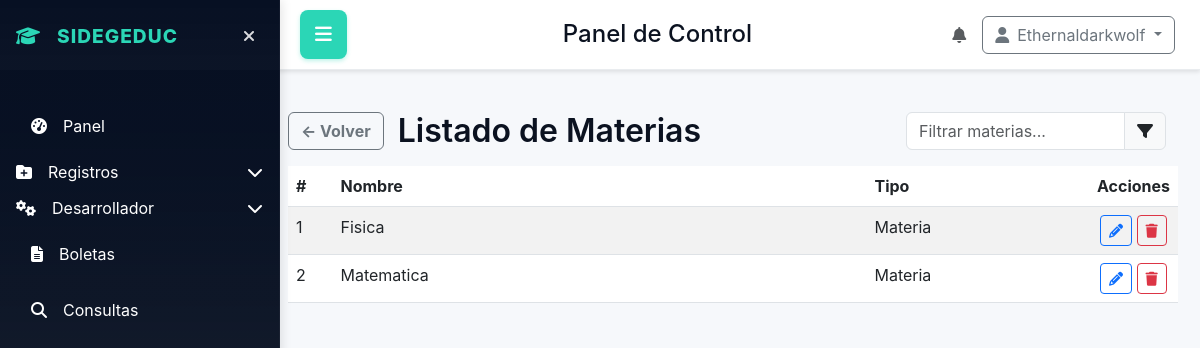
Page /consultas/materias (signed in) on the committed database.
### database/models.py (models this page shows)
class Usuarios(db.Model):
    __tablename__ = 'usuarios'
    id_user = db.Column(db.Integer, primary_key=True)
    nombre = db.Column(db.String(50), unique=True, nullable=False)
    contrasena = db.Column(db.String(255), nullable=False)
    id_rol = db.Column(db.Integer, db.ForeignKey('roles.id_rol'), nullable=False)
    id_status_user = db.Column(db.Integer, db.ForeignKey('status_user.id_status_user'), nullable=False)

class Materias(db.Model):
    __tablename__ = 'materias'
    id_materia = db.Column(db.Integer, primary_key=True)
    nombre_materia = db.Column(db.String(100), unique=True, nullable=False)

### app.py (the view)
@app.route('/consultas/materias')
def consultas_materias():
    return manejar_la_vista_de.consultas_materias()

### app.py (called while the page is built)
@event.listens_for(Engine, "connect")
def set_sqlite_pragma(dbapi_connection, connection_record):
    if app.config['SQLALCHEMY_DATABASE_URI'].startswith("sqlite"):
        cursor = dbapi_connection.cursor()
        cursor.execute("PRAGMA foreign_keys=ON")
        cursor.close()

@app.context_processor
def inject_user_context():
    try:
        ctx = get_user_context(session)
    except Exception:
        ctx = {}
    return {
        'is_creator': ctx.get('is_creator', False),
        'developer_priv': ctx.get('developer_priv', False),
        'role_name': ctx.get('role_name'),
        'role_desc': ctx.get('role_desc'),
        'status': ctx.get('status'),
        'usuario': ctx.get('user')
    }

### utils/view_handlers.py (called while the page is built, shortened)
def compute_role_counts(ctx):
    try:
        if ctx.get('is_creator'):
            roles_count = Roles.query.count()
            users_q = db.session.query(Roles.nombre_rol, func.count(Usuarios.id_user)).join(Usuarios, Usuarios.id_rol == Roles.id_rol).group_by(Roles.id_rol).all()
        users_by_role = [{'role': r or 'Sin nombre', 'count': int(c)} for r, c in users_q]
    except Exception:
        roles_count = 0
        users_by_role = []
    return roles_count, users_by_role

def consultas_materias():
    ctx = get_user_context(session)
    try:
        materias = db.session.execute(text('SELECT id_materia, nombre_materia FROM materias')).fetchall()
    except Exception:
        materias = []
    roles_count, users_by_role = compute_role_counts(ctx)
    return render_template('home_panel/struct.html', usuario=ctx['user'], developer_priv=ctx['developer_priv'], role_name=ctx.get('role_name'), role_desc=ctx.get('role_desc'), status=ctx.get('status'), roles_count=roles_count, users_by_role=users_by_role, content_template='home_panel/consultas_materias.html', rows=materias, title='Listado de Materias')

### templates/home_panel/struct.html (shortened to what this page needs)
<!DOCTYPE html>
<html lang="en">
<head>
    <link href="https://cdn.jsdelivr.net/npm/bootstrap@5.3.0/dist/css/bootstrap.min.css" rel="stylesheet">
    <link rel="stylesheet" href="https://cdnjs.cloudflare.com/ajax/libs/font-awesome/6.4.0/css/all.min.css">
    <link rel="stylesheet" href="{{ url_for('static', filename='home_panel/home_panel.css') }}">
    <link rel="stylesheet" href="https://cdn.jsdelivr.net/npm/flatpickr/dist/themes/material_blue.css">
</head>
<body>
    <div class="app-layout">
        <aside class="sidebar" id="sidebar">
            <div class="p-3">
                <div class="d-flex align-items-center mb-3">
                    <div class="logo">
                        <i class="fas fa-graduation-cap me-2"></i>
                        SIDEGEDUC
                    </div>
                    <button id="sidebar-toggle" class="sidebar-toggle" aria-label="Ocultar sidebar">
                        <i class="fas fa-times"></i>
                    </button>
                </div>
            </div>
            <nav class="p-3 flex-grow-1">
                <ul class="nav flex-column">
                    <li class="nav-item mb-2">
                        <a class="nav-link" href="{{ url_for('dashboard') }}">
                            <i class="fas fa-tachometer-alt me-3"></i>
                            <span>Panel</span>
                        </a>
                    </li>
                    <li class="nav-item mb-2">
                        <button class="nav-link btn btn-link text-start p-0 w-100" data-bs-toggle="collapse" data-bs-target="#registrosSub" aria-expanded="false">
                            <i class="fas fa-folder-plus me-3"></i>
                            <span>Registros</span>
                            <i class="fas fa-chevron-down ms-auto"></i>
                        </button>
                    </li>
                    {% if developer_priv %}
                    <li class="nav-item mb-2">
                        <button class="nav-link btn btn-link text-start p-0 w-100" data-bs-toggle="collapse" data-bs-target="#developerSub" aria-expanded="false">
                            <i class="fas fa-cogs me-3"></i>
                            <span>Desarrollador</span>
                            <i class="fas fa-chevron-down ms-auto"></i>
                        </button>
                    </li>
                    {% endif %}
                    <li class="nav-item mb-2">
                        <a class="nav-link" href="{{ url_for('boleta') }}">
                            <i class="fas fa-file-alt me-3"></i>
                            <span>Boletas</span>
                        </a>
                    </li>
                    <li class="nav-item mb-2">
                        <a class="nav-link" href="{{ url_for('consultas') }}">
                            <i class="fas fa-search me-3"></i>
                            <span>Consultas</span>
                        </a>
                    </li>
                </ul>
            </nav>
        </aside>
        <header class="topbar">
            <button id="menu-toggle" class="menu-toggle">
                <i class="fas fa-bars"></i>
            </button>
            <div class="d-flex align-items-center">
                <h1 class="h4 mb-0 ms-3">Panel de Control</h1>
            </div>
            <div class="d-flex align-items-center">
                <div class="me-3">
                    <i class="fas fa-bell text-muted"></i>
                </div>
                <div class="dropdown">
                    <button class="btn btn-outline-secondary dropdown-toggle" type="button" data-bs-toggle="dropdown">
                        <i class="fas fa-user me-2"></i>{{ usuario if usuario else 'Invitado' }}
                    </button>
                </div>
            </div>
        </header>
        <main class="content">
            {% if content_template %}
                {% include content_template %}
            {% endif %}
        </main>
    </div>
</body>
</html>

### templates/home_panel/consultas_materias.html (shortened to what this page needs)
<div class="container-fluid" style="margin-top:90px;">
  <div class="row align-items-center mb-3">
    <div class="col-auto">
      <a href="{{ url_for('consultas') }}" class="btn btn-outline-secondary" style="font-weight:bold;">
        &larr; Volver
      </a>
    </div>
    <div class="col-auto">
      <h2 class="mb-0" style="font-weight:600; font-size:2rem;">Listado de Materias</h2>
    </div>
    <div class="col text-end">
      <div class="input-group" style="max-width:260px; float:right;">
        <input id="filtro-listado" type="text" class="form-control" placeholder="Filtrar materias..." autocomplete="off">
        <span class="input-group-text"><i class="fas fa-filter"></i></span>
      </div>
    </div>
  </div>
  <link rel="stylesheet" href="/static/home_panel/filtro-dinamico.css">
  {% if rows and rows|length > 0 %}
  <table class="table table-striped">
    <thead>
      <tr>
        <th style="width:5%;">#</th>
        <th style="width:60%;">Nombre</th>
        <th style="width:25%;">Tipo</th>
        <th style="width:10%;text-align:center;">Acciones</th>
      </tr>
    </thead>
    <tbody>
      {% for r in rows %}
      <tr>
        <td>{{ loop.index }}</td>
        <td>{{ r[1] }}</td>
        <td>Materia</td>
        <td style="text-align:center;">
          <a class="btn btn-sm btn-outline-primary" href="/consultas/materias/editar?id={{ r[0] }}" title="Editar"><i class="fas fa-pencil-alt"></i></a>
          <form method="post" action="/consultas/materias/borrar" style="display:inline-block;margin:0;">
            <button class="btn btn-sm btn-outline-danger" title="Borrar" onclick="return confirm('¿Eliminar esta materia?')"><i class="fas fa-trash"></i></button>
          </form>
        </td>
      </tr>
      {% endfor %}
    </tbody>
  </table>
  {% else %}
  <div class="alert alert-info text-center" style="margin-top:48px;font-size:1.2em;">
    <i class="fas fa-info-circle me-2"></i>
    No Hay registros para mostrar.
  </div>
  {% endif %}
</div>

### static/home_panel/home_panel.css (style rules this page uses)
:root { --panel-bg:#ffffff; --muted:#9aa4ad; --accent-1:#06a77d; --accent-2:#0b5f47; --glass:#f6fbfa; --card-border:#e9f4f2; --sidebar-start:#071023; --sidebar-end:#0f1724cc; --accent:#2bd6b6; --accent2:#00bfa5; --bg:#f6f8fb; }
.row { display:flex;gap:14px }
body { margin:0;font-family:Inter,system-ui,Arial;background:linear-gradient(180deg,#071023 0%, #071023 12%, #071023 12%, #f6f8fb 100%);color:#0b1220 }
.sidebar { width: 280px; background: linear-gradient(180deg,var(--sidebar-start),var(--sidebar-end)); color:#fff; padding:0; display:flex; flex-direction:column; border-right:1px solid rgba(255,255,255,0.04); transition: transform 0.3s cubic-bezier(.2,.9,.2,1); position: fixed; height: 100vh; overflow-y: auto; z-index: 1050; top: 0; left: 0; box-shadow: 2px 0 10px rgba(0,0,0,0.1); }
.logo { font-weight:800;font-size:1.2rem;letter-spacing:1px;color:var(--accent);display:flex;align-items:center;gap:8px }
.sidebar-toggle { background:transparent;border:none;color:rgba(255,255,255,0.85);padding:8px;border-radius:8px;cursor:pointer;margin-left:auto;transition: all 0.2s }
.nav-link { color: white !important;text-decoration: none;padding: 10px 15px;border-radius: 8px;margin-bottom: 4px;display: flex;align-items: center;width: 100%;transition: all .22s cubic-bezier(.2,.9,.2,1) }
.nav-link.btn-link { color: white !important;border: none;background: transparent;padding: 10px 15px }
.content { margin-left: 280px;padding:22px 22px 22px 8px;background: var(--bg); min-height: 100vh; transition: margin-left 0.3s cubic-bezier(.2,.9,.2,1); }
.content > .container-fluid { padding-left:0;padding-right:0 }
.content .container-fluid .row { margin-left:0;margin-right:0 }
.content .container-fluid [class*=col-] { padding-left:0;padding-right:0 }
.topbar { background: white; padding: 15px 25px 15px 300px; border-bottom: 1px solid #e9ecef; box-shadow: 0 2px 4px rgba(0,0,0,0.1); display: flex; justify-content: space-between; align-items: center; transition: margin-left 0.3s cubic-bezier(.2,.9,.2,1); position: fixed; top: 0; right: 0; left: 0; z-index: 1030; height: 70px; }
.menu-toggle { background: var(--accent); border: none; color: white; padding: 10px 15px; border-radius: 8px; cursor: pointer; font-size: 1.2rem; transition: all 0.2s; box-shadow: 0 2px 4px rgba(43,214,182,0.3); }

### rows in the picture
Usuarios: nombre "Ethernaldarkwolf"
Materias: nombre_materia "Fisica"
Materias: nombre_materia "Matematica"
